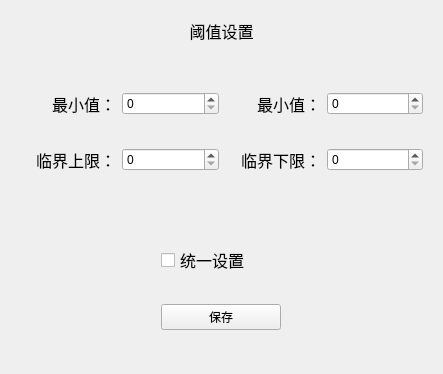
<?xml version="1.0" encoding="UTF-8"?>
<ui version="4.0">
 <class>SettingThreshold</class>
 <widget class="QWidget" name="SettingThreshold">
  <property name="geometry">
   <rect>
    <x>0</x>
    <y>0</y>
    <width>443</width>
    <height>374</height>
   </rect>
  </property>
  <property name="minimumSize">
   <size>
    <width>0</width>
    <height>296</height>
   </size>
  </property>
  <property name="windowTitle">
   <string>Form</string>
  </property>
  <layout class="QVBoxLayout" name="verticalLayout">
   <item>
    <widget class="QLabel" name="label">
     <property name="maximumSize">
      <size>
       <width>16777215</width>
       <height>40</height>
      </size>
     </property>
     <property name="font">
      <font>
       <pointsize>12</pointsize>
      </font>
     </property>
     <property name="text">
      <string>阈值设置</string>
     </property>
     <property name="alignment">
      <set>Qt::AlignCenter</set>
     </property>
    </widget>
   </item>
   <item>
    <widget class="QWidget" name="widget" native="true">
     <layout class="QGridLayout" name="gridLayout_2">
      <item row="0" column="0">
       <widget class="QLabel" name="label_2">
        <property name="font">
         <font>
          <pointsize>12</pointsize>
         </font>
        </property>
        <property name="text">
         <string>最小值：</string>
        </property>
        <property name="alignment">
         <set>Qt::AlignRight|Qt::AlignTrailing|Qt::AlignVCenter</set>
        </property>
       </widget>
      </item>
      <item row="0" column="1">
       <widget class="QSpinBox" name="spinBox">
        <property name="suffix">
         <string/>
        </property>
        <property name="prefix">
         <string/>
        </property>
       </widget>
      </item>
      <item row="0" column="2">
       <widget class="QLabel" name="label_3">
        <property name="font">
         <font>
          <pointsize>12</pointsize>
         </font>
        </property>
        <property name="text">
         <string>最小值：</string>
        </property>
        <property name="alignment">
         <set>Qt::AlignRight|Qt::AlignTrailing|Qt::AlignVCenter</set>
        </property>
       </widget>
      </item>
      <item row="0" column="3">
       <widget class="QSpinBox" name="spinBox_2"/>
      </item>
      <item row="1" column="0">
       <widget class="QLabel" name="label_4">
        <property name="font">
         <font>
          <pointsize>12</pointsize>
         </font>
        </property>
        <property name="text">
         <string>临界上限：</string>
        </property>
        <property name="alignment">
         <set>Qt::AlignRight|Qt::AlignTrailing|Qt::AlignVCenter</set>
        </property>
       </widget>
      </item>
      <item row="1" column="1">
       <widget class="QSpinBox" name="spinBox_3"/>
      </item>
      <item row="1" column="2">
       <widget class="QLabel" name="label_5">
        <property name="font">
         <font>
          <pointsize>12</pointsize>
         </font>
        </property>
        <property name="text">
         <string>临界下限：</string>
        </property>
        <property name="alignment">
         <set>Qt::AlignRight|Qt::AlignTrailing|Qt::AlignVCenter</set>
        </property>
       </widget>
      </item>
      <item row="1" column="3">
       <widget class="QSpinBox" name="spinBox_4">
        <property name="prefix">
         <string/>
        </property>
       </widget>
      </item>
     </layout>
    </widget>
   </item>
   <item>
    <widget class="QWidget" name="widget_2" native="true">
     <layout class="QGridLayout" name="gridLayout">
      <property name="leftMargin">
       <number>0</number>
      </property>
      <property name="rightMargin">
       <number>0</number>
      </property>
      <item row="0" column="0">
       <widget class="QCheckBox" name="checkBox">
        <property name="maximumSize">
         <size>
          <width>150</width>
          <height>16777215</height>
         </size>
        </property>
        <property name="font">
         <font>
          <pointsize>12</pointsize>
         </font>
        </property>
        <property name="text">
         <string>统一设置</string>
        </property>
       </widget>
      </item>
      <item row="1" column="0">
       <widget class="QPushButton" name="pushButton">
        <property name="maximumSize">
         <size>
          <width>120</width>
          <height>16777215</height>
         </size>
        </property>
        <property name="text">
         <string>保存</string>
        </property>
       </widget>
      </item>
     </layout>
    </widget>
   </item>
  </layout>
 </widget>
 <resources/>
 <connections/>
</ui>
